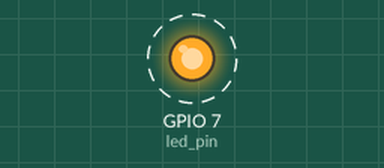
Simulated run of this program. Board: Raspberry Pi (BCM pin numbers). On the bench: output pins drawn as LEDs (lit = HIGH). Dashed ring = blinking. What the program prints to the terminal is not drawn.

Above: at 0.5 s.
Timing chart, 0 to 4.6 s (numbered marks = the images above):
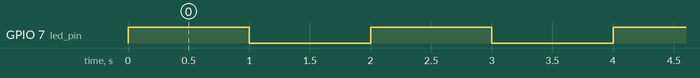

Measured:
- by itself, GPIO 7 (led_pin): alternates HIGH for 1.0 s and LOW for 1.0 s

The program:

01_blink.py
```python
from gpiozero import DigitalOutputDevice
from time import sleep

print("blink.py start")

led_pin = DigitalOutputDevice(7)

while True:
    led_pin.on()
    sleep(1)
    led_pin.off()
    sleep(1)
    
```
